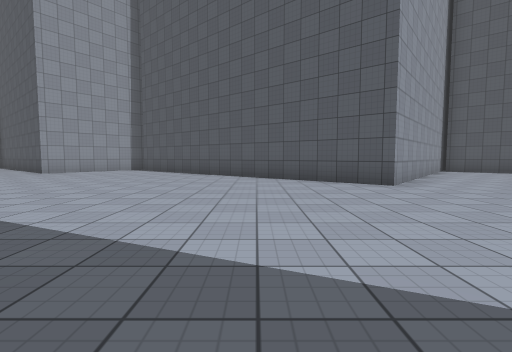
view 1 (above)

22 first-person views from a walk through a 3-D level made in the Unity game engine. The camera is 1.2 m above the floor, tilts 4° down and sees 85° across. The floor is counted in squares, 2 m on a side. Each view is taken from the middle of a square. On the plan, view 1 faces up. The plan holds only what a view shows up to about 9 squares ahead; the rest is blank. The place goes on beyond the plan. The player is left out. Surface patterns are stand-ins for the level's own textures.

view 2
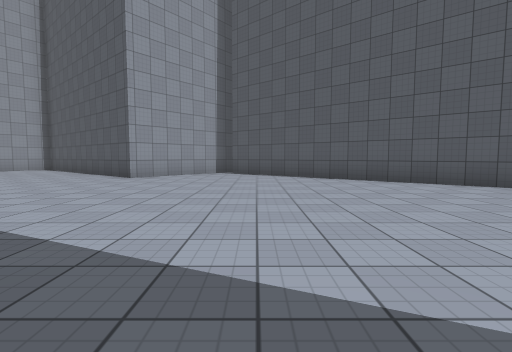

view 3
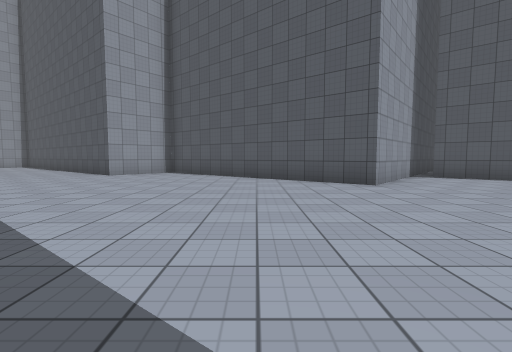

view 4
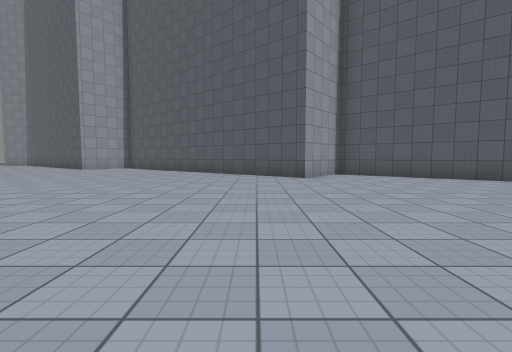

view 5
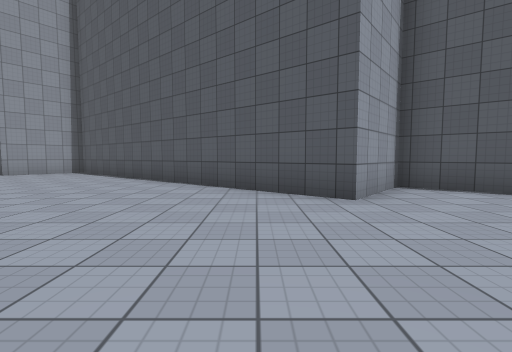

view 6
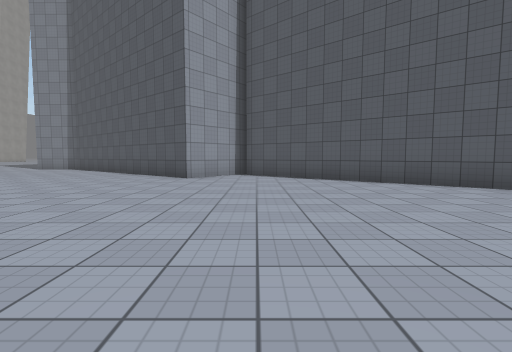

view 7
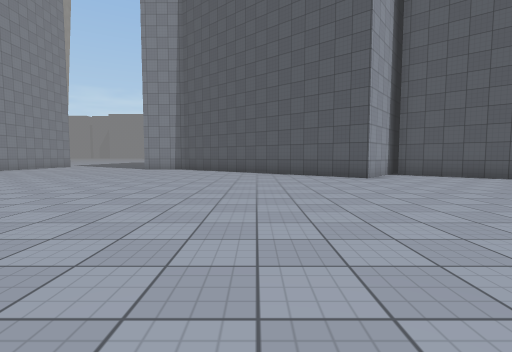

view 8
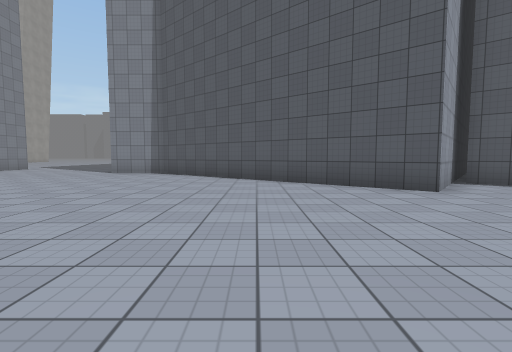

view 9
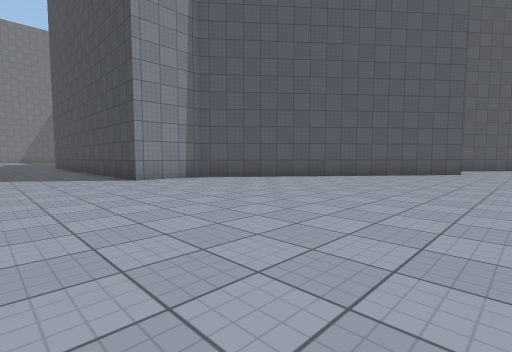

view 10
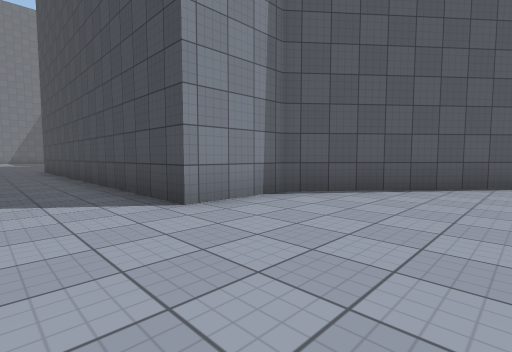

view 11
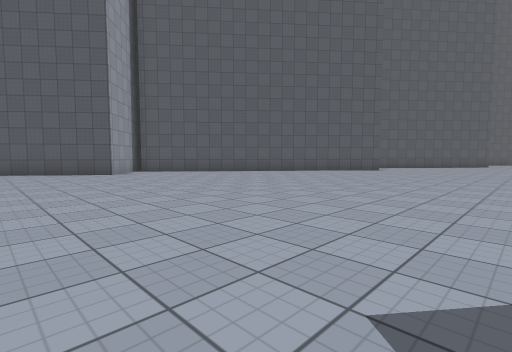

view 12
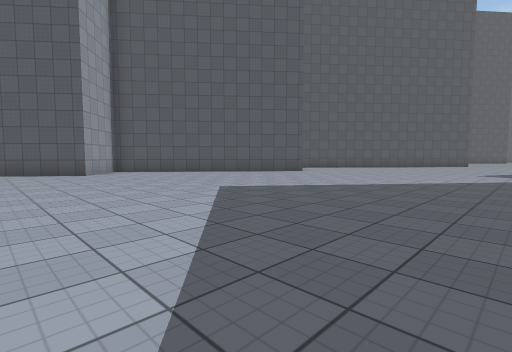

view 13
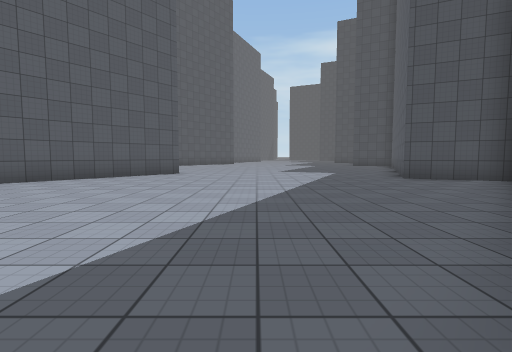

view 14
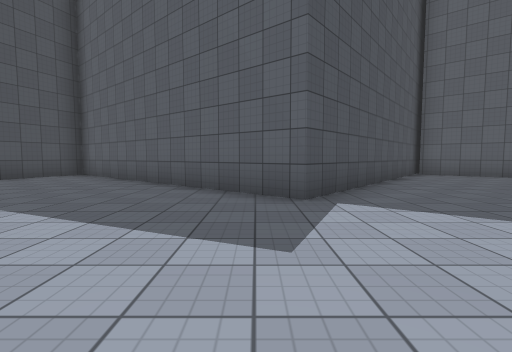

view 15
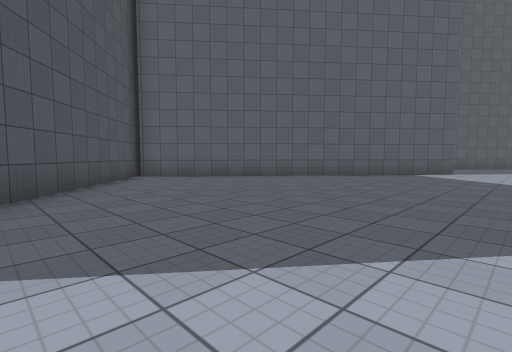

view 16
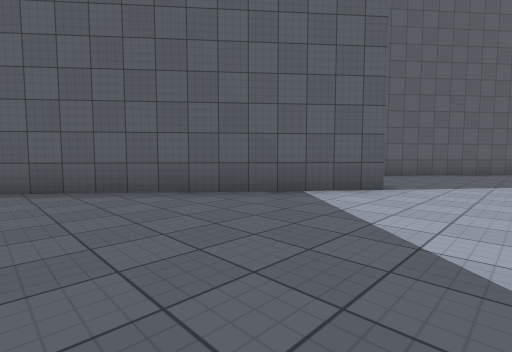

view 17
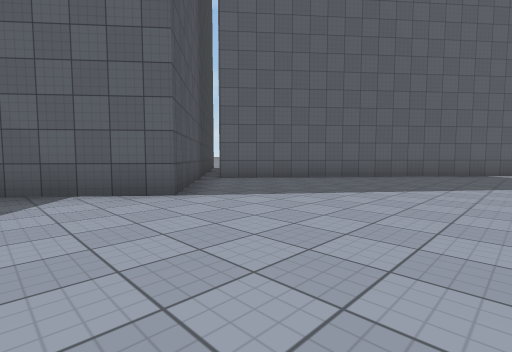

view 18
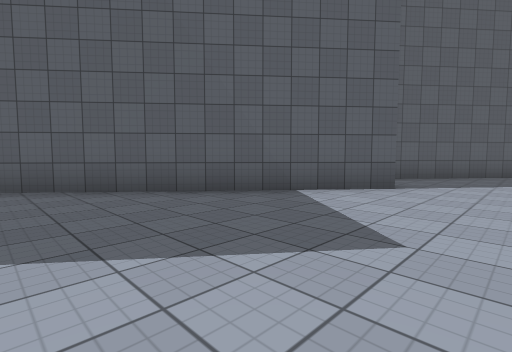

view 19
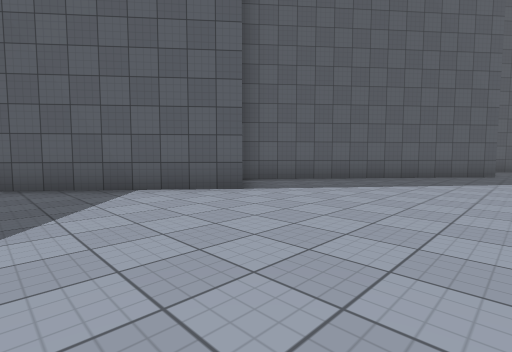

view 20
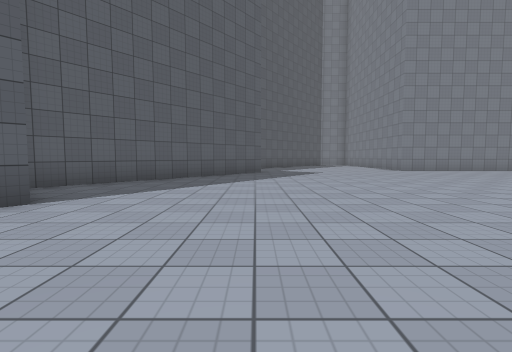

view 21
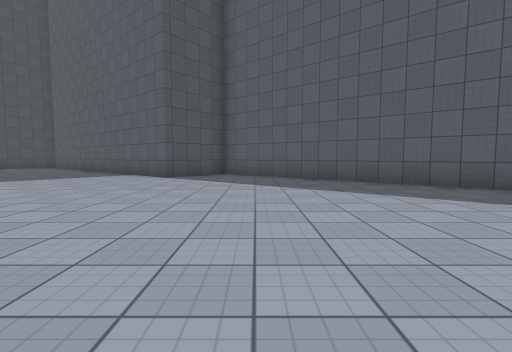

view 22
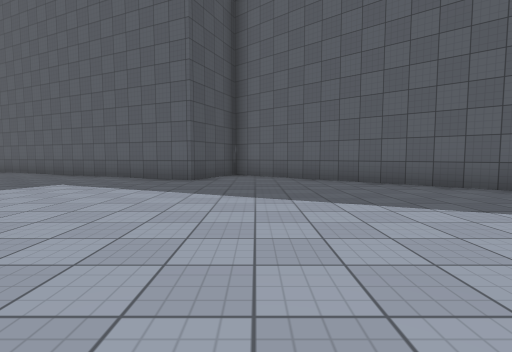

### Floor plan
Points are (right, up) in squares from view 1. A wall is a line through its corners. A room is listed if a view was taken in it or the views show most of it. See-through windows are left out.
Room 1 (views 1, 2, 3, 4, 5, 6, 7, 8, 9, 10, 11, 12, 13, 14, 15, 16, 17, 18, 19, 20, 21, 22)
walls: (-21.4, 0.4) (-19.1, 3.1) (-11.4, -3.3); (-30.5, 5.9) (-29.5, 7.2) (-21.7, 0.7); (-20.3, 22) (-23.9, 17.7) (-30.3, 23) (-32.2, 23) (-32.2, 28.5); (-4.8, 13.1) (-7.5, 9.8) (-13.2, 14.5) (-14.6, 12.8) (-22.4, 19.3); (-11.7, -3.8) (-6.7, 2.1) (-0.3, -3.2) (0.6, -1) (5.2, -3.1); (-35.6, 9.3) (-31, 5.5); (5.5, 8.9) (2.8, 5.7) (-4.9, 12.1)

Where each view was taken, in squares from view 1:
view 1: 0 up, 0 right, facing up
view 2: 2 up, 4 left, facing up
view 3: 4 up, 10 left, facing up
view 4: 5 up, 16 left, facing up
view 5: 9 up, 16 left, facing up
view 6: 10 up, 22 left, facing up
view 7: 10 up, 27 left, facing up
view 8: 13 up, 27 left, facing up
view 9: 16 up, 35 left, facing up-right
view 10: 20 up, 34 left, facing up-right
view 11: 8 up, 27 left, facing up-right
view 12: 3 up, 17 left, facing up-right
view 13: 3 up, 7 left, facing right
view 14: 6 up, 6 left, facing down
view 15: 5 up, 8 left, facing down-left
view 16: 5 up, 14 left, facing down-left
view 17: 7 up, 17 left, facing down-left
view 18: 9 up, 24 left, facing down-left
view 19: 11 up, 26 left, facing down-left
view 20: 10 up, 26 left, facing left
view 21: 15 up, 32 left, facing down
view 22: 6 up, 1 left, facing down
